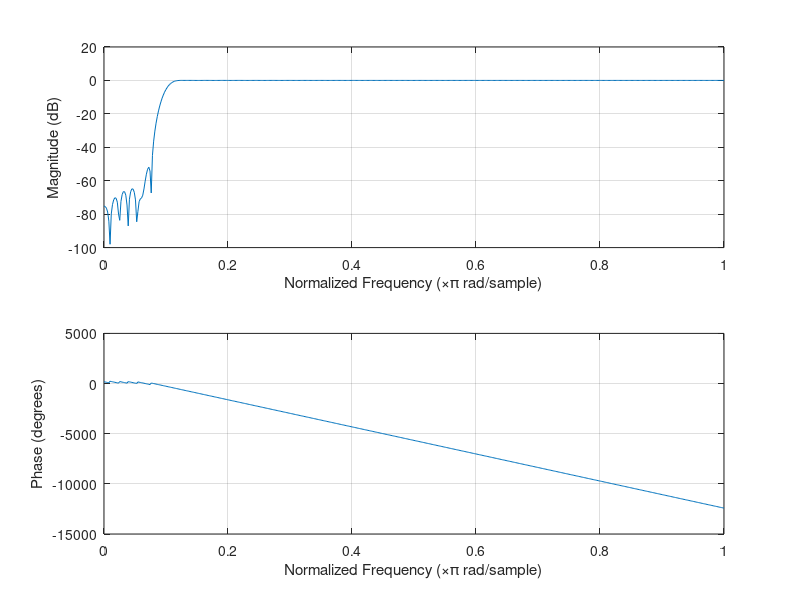

Reproduce this figure in MATLAB.
clc; 
clear all;
close all;
f0=1000;
ftype = 'highpass';
fs = 20*f0;
N = 150;
wc =2*f0/fs
b = fir1(N,wc, 'high')
freqz(b,1);
